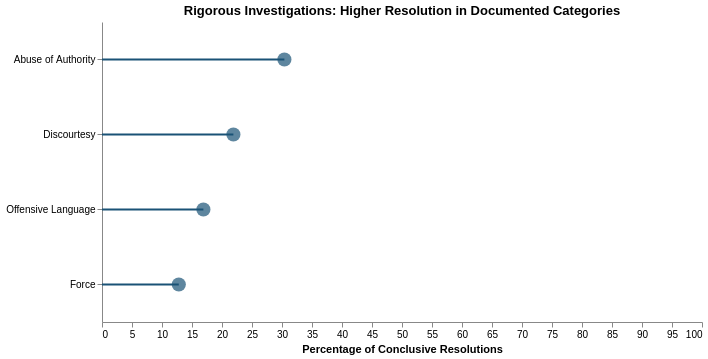

Notebook cell for this chart:
### Code cell
import altair as alt

# Data Transformation: Group by FADO type and calculate the "Actionable" rate
# (Substantiated + Exonerated)
source = pd.DataFrame({
    'Category': ['Abuse of Authority', 'Discourtesy', 'Offensive Language', 'Force'],
    'Rate': [30.4, 21.9, 16.9, 12.8] # Replace with your actual calculated rates
})

# Create the Lollipop Chart
base = alt.Chart(source).encode(
    x=alt.X('Rate:Q', title='Percentage of Conclusive Resolutions', scale=alt.Scale(domain=[0, 100])),
    y=alt.Y('Category:N', sort='-x', title='')
)

points = base.mark_point(filled=True, size=200, color='#1a5276')
lines = base.mark_rule(color='#1a5276', strokeWidth=2)

chart = (lines + points).properties(
    title='Rigorous Investigations: Higher Resolution in Documented Categories',
    width=600,
    height=300
).configure_view(strokeWidth=0).configure_axis(grid=False)

chart.display()

### Figure 1 — Vega-Lite specification as saved in the notebook (floating-point values rounded to 4 significant figures)
{"config": {"view": {"continuousWidth": 300, "continuousHeight": 300, "strokeWidth": 0}, "axis": {"grid": false}}, "layer": [{"mark": {"type": "rule", "color": "#1a5276", "strokeWidth": 2}, "encoding": {"x": {"field": "Rate", "scale": {"domain": [0, 100]}, "title": "Percentage of Conclusive Resolutions", "type": "quantitative"}, "y": {"field": "Category", "sort": "-x", "title": "", "type": "nominal"}}}, {"mark": {"type": "point", "color": "#1a5276", "filled": true, "size": 200}, "encoding": {"x": {"field": "Rate", "scale": {"domain": [0, 100]}, "title": "Percentage of Conclusive Resolutions", "type": "quantitative"}, "y": {"field": "Category", "sort": "-x", "title": "", "type": "nominal"}}}], "data": {"name": "data-4e1ebab1c025df061c718d1df0aafbaf"}, "height": 300, "title": "Rigorous Investigations: Higher Resolution in Documented Categories", "width": 600, "$schema": "https://vega.github.io/schema/vega-lite/v6.4.1.json", "datasets": {"data-4e1ebab1c025df061c718d1df0aafbaf": [{"Category": "Abuse of Authority", "Rate": 30.4}, {"Category": "Discourtesy", "Rate": 21.9}, {"Category": "Offensive Language", "Rate": 16.9}, {"Category": "Force", "Rate": 12.8}]}}
